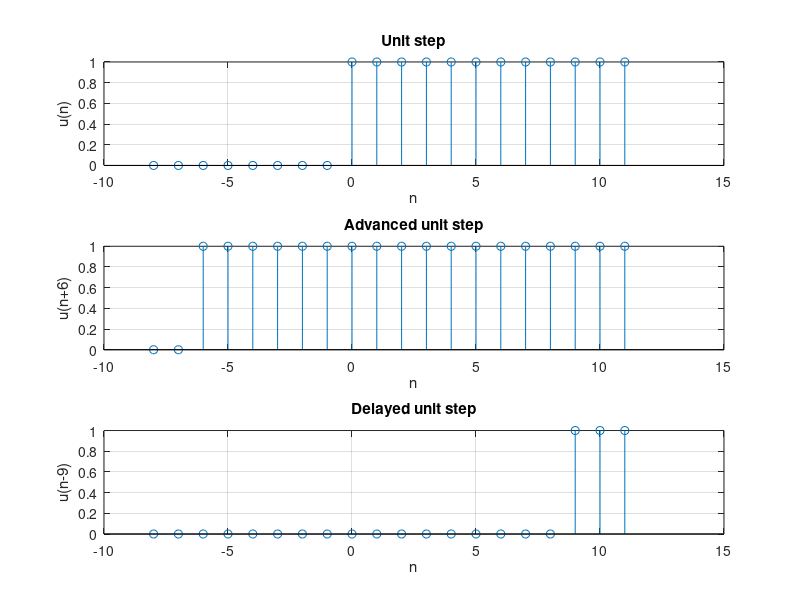

This chart was generated by the following MATLAB code:
% assignment 2 question 3
clc;
clear all;
close all;

%set variables
n = -8:1:11;

%unit step function
y = [zeros(1,8) ones(1,12)];
subplot(3,1,1);
stem(n, y);
title('Unit step');
xlabel('n');
ylabel('u(n)');
grid on;

%advanced unit step function u(n+6)
y = [zeros(1,2) ones(1,18)];
subplot(3,1,2);
stem(n, y);
title('Advanced unit step');
xlabel('n');
ylabel('u(n+6)');
grid on;

%delayed unit step function u(n-9)
y = [zeros(1,17) ones(1,3)];
subplot(3,1,3);
stem(n, y);
title('Delayed unit step');
xlabel('n');
ylabel('u(n-9)');
grid on;